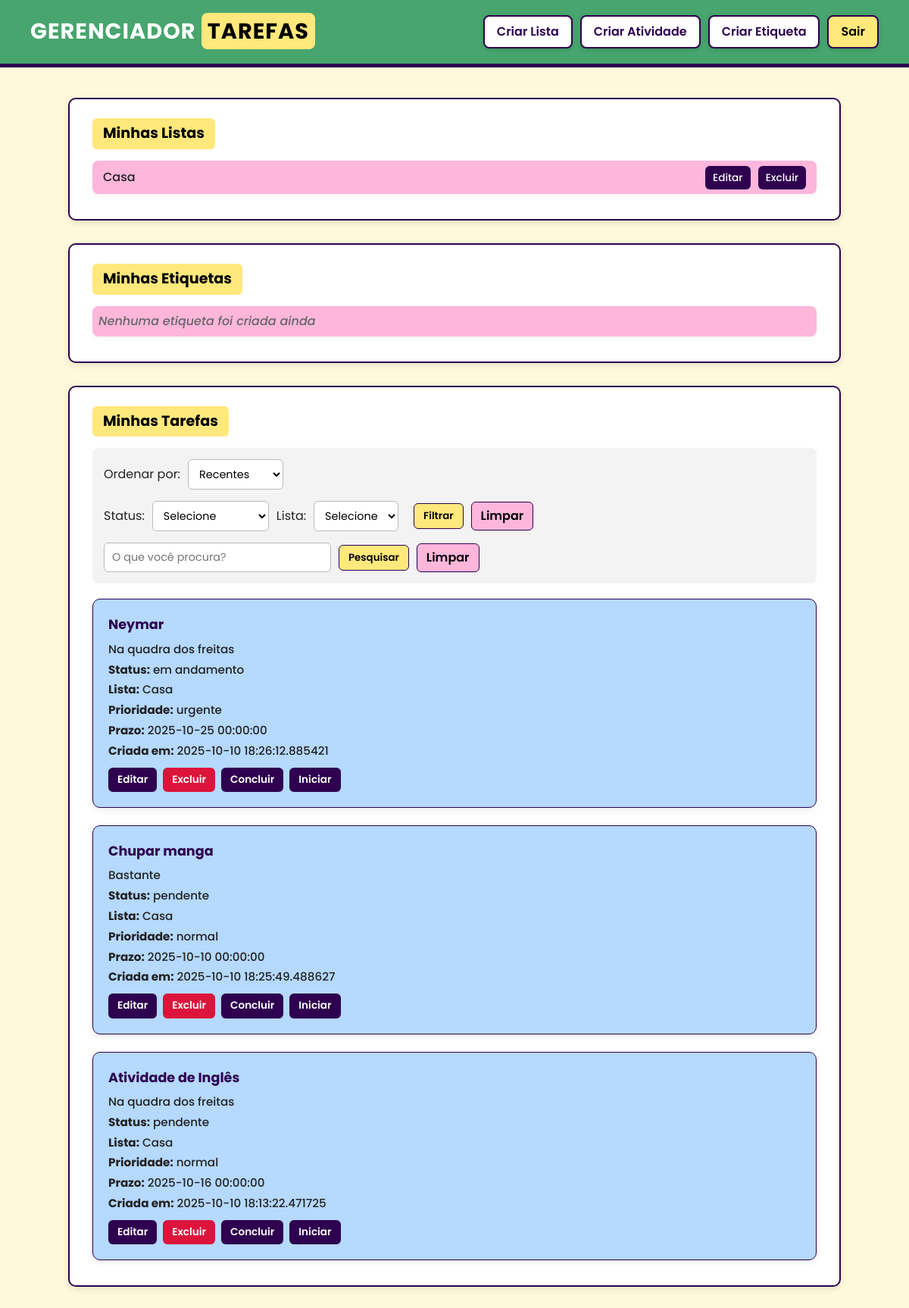
/user/ (signed in), run on an earlier commit of the app's database.
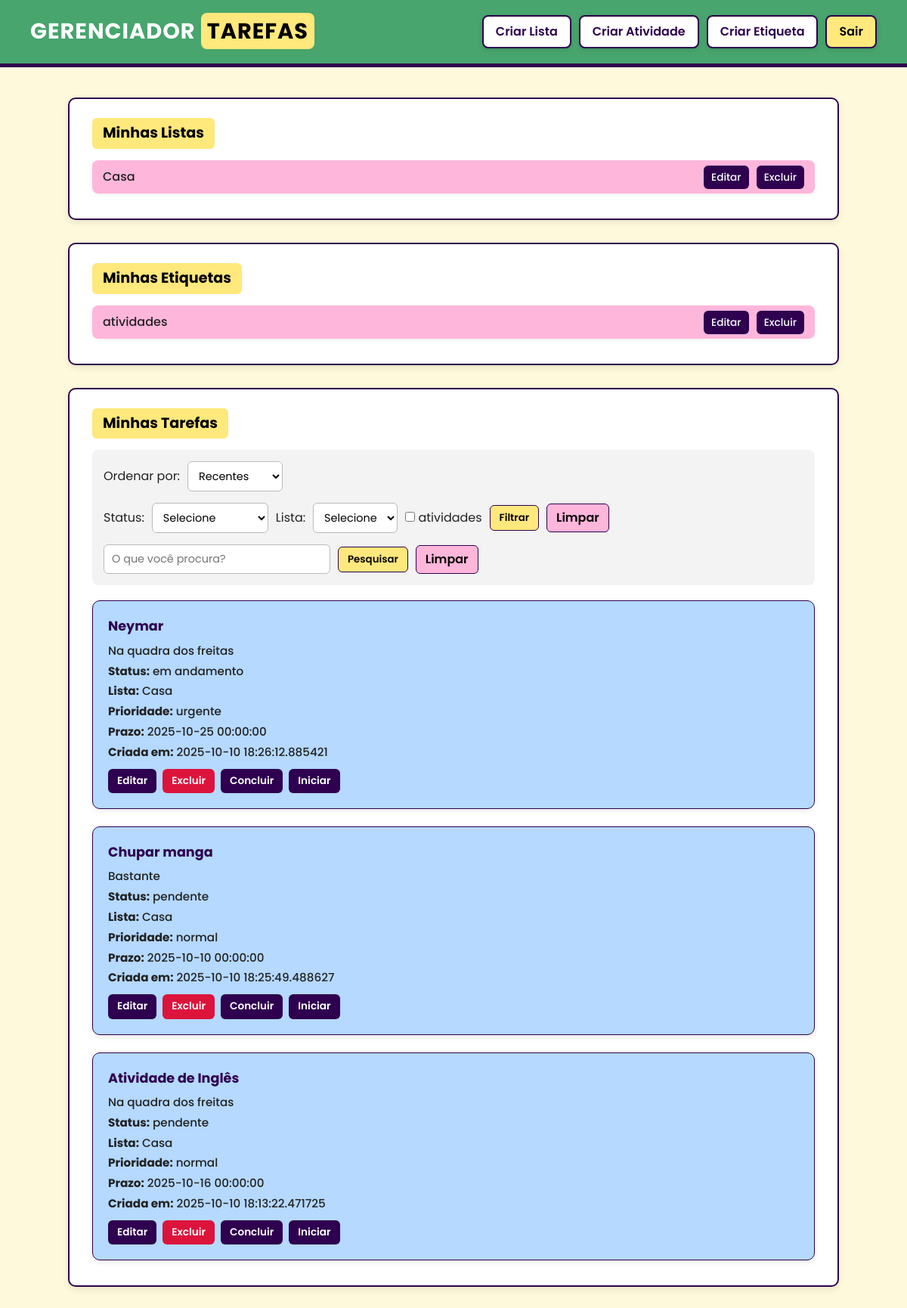
And on a later commit of the database.
### models/models.py (models this page shows)
class Lista(db.Model):
    __tablename__ = 'lista'
    id = db.Column(db.Integer, primary_key=True)
    nome = db.Column(db.String(120), nullable=False, unique=True)
    usuario_id = db.Column(db.Integer, db.ForeignKey('usuario.id'), nullable=False)
    tarefas = db.relationship('Tarefa', backref='lista', lazy=True)

class Tarefa(db.Model):
    __tablename__ = 'tarefa'
    id = db.Column(db.Integer, primary_key=True)
    titulo = db.Column(db.String(200), nullable=False)
    descricao = db.Column(db.Text)
    data_limite = db.Column(db.DateTime)
    status = db.Column(db.String(20), default='pendente') # Pendente, Em Andamento, Concluída
    prioridade = db.Column(db.String(20), default='normal') # Baixa, Normal, Alta, Urgente
    ordem = db.Column(db.Integer, default=0) # Aqui é um campo do banco para poder posicionar tarefas de maneira manual de acordo com esse ínice, que ficará variando
    criada_em = db.Column(db.DateTime, default=datetime.utcnow)
    atualizada_em = db.Column(db.DateTime, default=datetime.utcnow, onupdate=datetime.utcnow)
    lista_id = db.Column(db.Integer, db.ForeignKey('lista.id'), nullable=False)
    usuario_id = db.Column(db.Integer, db.ForeignKey('usuario.id'), nullable=False)
    etiquetas = db.relationship('Etiqueta', secondary=tarefa_etiqueta, back_populates='tarefas')
    comentarios = db.relationship('Comentario', backref='tarefa', lazy=True)

class Etiqueta(db.Model):
    __tablename__ = 'etiqueta'
    id = db.Column(db.Integer, primary_key=True)
    nome = db.Column(db.String(64), unique=True, nullable=False)
    tarefas = db.relationship('Tarefa', secondary=tarefa_etiqueta, back_populates='etiquetas')
    usuario_id = db.Column(db.Integer, db.ForeignKey('usuario.id'), nullable=False)

### controllers/user_controller.py (the view, shortened to what this page needs)
@user_bp.route('/')
@login_required
def index():
    listas = Lista.query.filter_by(usuario_id=current_user.id).all()
    tarefas = Tarefa.query.filter_by(usuario_id=current_user.id).all()
    etiquetas = Etiqueta.query.all()
    hoje = datetime.today()
    ordem = request.cookies.get('ordem', 'recentes')
    if ordem == 'recentes':
        tarefas = Tarefa.query.filter_by(usuario_id=current_user.id).order_by(Tarefa.criada_em.desc()).all()
        pass
    elif ordem=='antigas':
        tarefas = Tarefa.query.filter_by(usuario_id=current_user.id).order_by(Tarefa.criada_em.asc()).all()
        pass
    elif ordem=='prazo_curto':
        tarefas = Tarefa.query.filter_by(usuario_id=current_user.id).order_by(Tarefa.data_limite.asc()).all()
        pass
    elif ordem == 'prazo_longo':
        tarefas = Tarefa.query.filter_by(usuario_id=current_user.id).order_by(Tarefa.data_limite.desc()).all()
        pass
    elif ordem=='manual':
        tarefas = Tarefa.query.filter_by(usuario_id=current_user.id).order_by(Tarefa.ordem.asc()).all()
        pass
    for t in tarefas:
        t.tempo_restante = (t.data_limite - hoje).days + 1
    modo_filtro = session.get('filtro')
    modo_filtro_palavras_chave = session.get('filtro_palavra_chave_modo')
    return render_template('./user/dash.html', ordem=ordem, listas=listas, tarefas=tarefas, etiquetas=etiquetas)

### app.py (called while the page is built)
def create_app():
    app = Flask(__name__)
    app.config['SECRET_KEY'] = 'sua-chave-secreta-aqui'
    app.config['SQLALCHEMY_DATABASE_URI'] = 'sqlite:///todo_app.db'
    app.config['SQLALCHEMY_TRACK_MODIFICATIONS'] = False
    db.init_app(app)
    login_manager = LoginManager()
    login_manager.init_app(app)
    login_manager.login_view = 'auth.logar_no_sistema'
    login_manager.login_message = 'Por favor, faça login para acessar esta página.'
    @login_manager.user_loader
    def load_user(user_id):
        return Usuario.query.get(int(user_id))
    app.register_blueprint(auth_bp)
    app.register_blueprint(user_bp)
    app.register_blueprint(email_bp)
    iniciar_scheduler(app)
    with app.app_context():
        db.create_all()
    return app

### templates/user/dash.html (shortened to what this page needs)
<!DOCTYPE html>
<html lang="pt-BR">
<head>
    <link rel="stylesheet" href="{{ url_for('static', filename='css/user/dash.css') }}">
</head>
<body>
<header>
    <h1>GERENCIADOR <span>TAREFAS</span></h1>
    <div class="header-buttons">
        <a href="{{ url_for('user.criar_lista') }}" class="btn-header">Criar Lista</a>
        <a href="{{ url_for('user.criar_atividade') }}" class="btn-header">Criar Atividade</a>
        <a href="{{ url_for('user.criar_etiqueta') }}" class="btn-header">Criar Etiqueta</a>
        <a href="{{ url_for('auth.deslogar_do_sistema') }}" class="btn-header logout">Sair</a>
    </div>
</header>
<main>
    <section class="bloco">
        <h2>Minhas Listas</h2>
        <ul>
            {% for list in listas %}
            <li>
                <span>{{ list.nome }}</span>
                <div class="acoes">
                    <a href="{{ url_for('user.editar_lista', id=list.id) }}">Editar</a>
                    <a href="{{ url_for('user.excluir_lista', id=list.id) }}">Excluir</a>
                </div>
            </li>
            {% else %}
            <li class="vazio">Nenhuma lista foi criada ainda</li>
            {% endfor %}
        </ul>
    </section>
    <section class="bloco">
        <h2>Minhas Etiquetas</h2>
        <ul>
            {% for etiqueta in etiquetas %}
            <li>
                <span>{{ etiqueta.nome }}</span>
                <div class="acoes">
                    <a href="{{ url_for('user.atualizar_etiqueta', id=etiqueta.id) }}">Editar</a>
                    <a href="{{ url_for('user.excluir_etiqueta', id=etiqueta.id) }}">Excluir</a>
                </div>
            </li>
            {% else %}
            <li class="vazio">Nenhuma etiqueta foi criada ainda</li>
            {% endfor %}
        </ul>
    </section>
    <section class="bloco">
        <h2>Minhas Tarefas</h2>
        <div class="filtros">
            <form action="{{ url_for('user.ordenar_tarefa') }}" method="post">
                <label>Ordenar por:</label>
                <select name="ordem" id="ordem_select" onchange="this.form.submit()">
                    <option {% if ordem=='recentes' %}selected{% endif %} value="recentes">Recentes</option>
                </select>
            </form>
            <form action="{{ url_for('user.filtrar_tarefas') }}" method="post">
                <label>Status:</label>
                <select name="status" id="status">
                    <option value="">Selecione</option>
                </select>
                <label>Lista:</label>
                <select name="lista" id="lista">
                    <option value="">Selecione</option>
                </select>
                {% set filtros_etiquetas = session.get('filtros', [{}])[0].get('etiquetas', []) | map('int') | list %}
                <div class="etiquetas-filtro">
                    {% for etiqueta in etiquetas %}
                    <label>
                        <input {% if etiqueta.id in filtros_etiquetas %}checked{% endif %} type="checkbox" name="etiqueta_filtro" value="{{ etiqueta.id }}">
                        {{ etiqueta.nome }}
                    </label>
                    {% endfor %}
                </div>
                <button class="btn-filtrar" type="submit">Filtrar</button>
                <a href="{{ url_for('user.limpar_filtro') }}" class="btn-limpar">Limpar</a>
            </form>
            <form action="{{ url_for('user.filtrar_tarefas_by_palavras_chave') }}" method="post" class="busca">
                <input
                    type="text"
                    name="barra_pesquisa"
                    placeholder="O que você procura?"
                    >
                <button type="submit">Pesquisar</button>
                <a href="{{ url_for('user.apagar_filtro_de_palavras_chave') }}" class="btn-limpar">Limpar</a>
            </form>
        </div>
        <ul class="lista-tarefas" {% if ordem=='manual' %}id="lista_de_tarefas"{% endif %}>
            {% for tarefa in tarefas %}
            <li class="tarefa-item" data-id="{{ tarefa.id }}">
                <div class="tarefa-info">
                    <h3>{{ tarefa.titulo }}</h3>
                    <p>{{ tarefa.descricao }}</p>
                    <p><strong>Status:</strong> {{ tarefa.status }}</p>
                    <p><strong>Lista:</strong> {{ tarefa.lista.nome }}</p>
                    <p><strong>Prioridade:</strong> {{ tarefa.prioridade }}</p>
                    <p><strong>Prazo:</strong> {{ tarefa.data_limite }}</p>
                    <p><strong>Criada em:</strong> {{ tarefa.criada_em }}</p>
                    <div class="tarefa-acoes">
                        <a href="{{ url_for('user.editar_tarefa', id=tarefa.id) }}">Editar</a>
                        <a href="{{ url_for('user.excluir_tarefa', id=tarefa.id) }}" class="excluir">Excluir</a>
                        <a href="{{ url_for('user.concluir_tarefa', id=tarefa.id) }}">Concluir</a>
                        {% if tarefa.status != 'concluida' %}
                        <a href="{{ url_for('user.iniciar_tarefa', id=tarefa.id) }}">Iniciar</a>
                        {% endif %}
                    </div>
                </div>
            </li>
            {% else %}
            <p class="vazio">Nenhuma tarefa cadastrada ainda.</p>
            {% endfor %}
        </ul>
    </section>
</main>
</body>
</html>

### static/css/user/dash.css (style rules this page uses)
:root { --rosa: #ffb6db; --verde: #47a56d; --amarelo: #ffe87c; --roxo: #2e004f; --azul: #b5d9ff; --fundo: #fff9dc; --cinza: #f3f3f3; --texto: #222; }
* { margin: 0; padding: 0; box-sizing: border-box; font-family: "Poppins", sans-serif; transition: all 0.25s ease-in-out; }
body { background-color: var(--fundo); color: var(--texto); line-height: 1.5; }
header { background-color: var(--verde); color: #fff; padding: 20px 40px; display: flex; justify-content: space-between; align-items: center; border-bottom: 5px solid var(--roxo); flex-wrap: wrap; }
header h1 { font-size: 1.8rem; font-weight: 700; letter-spacing: 1px; }
header h1 span { background-color: var(--amarelo); color: #000; border-radius: 8px; padding: 4px 8px; }
.header-buttons { display: flex; flex-wrap: wrap; gap: 10px; }
.btn-header { background-color: #fff; color: var(--roxo); text-decoration: none; padding: 8px 16px; border-radius: 8px; font-weight: 600; border: 2px solid var(--roxo); box-shadow: 0 2px 6px rgba(0, 0, 0, 0.1); }
.logout { background-color: var(--amarelo); color: #000; }
main { padding: 40px; display: flex; flex-direction: column; gap: 30px; max-width: 1100px; margin: 0 auto; }
.bloco { background-color: #fff; border: 2px solid var(--roxo); border-radius: 10px; padding: 25px 30px; box-shadow: 0 3px 8px rgba(0, 0, 0, 0.1); }
.bloco h2 { background-color: var(--amarelo); padding: 6px 14px; display: inline-block; border-radius: 6px; font-size: 1.2rem; margin-bottom: 15px; color: #000; }
ul { list-style: none; }
ul li { background-color: var(--rosa); border-radius: 8px; padding: 10px 14px; margin-bottom: 8px; display: flex; justify-content: space-between; align-items: center; font-weight: 500; box-shadow: 0 2px 5px rgba(0, 0, 0, 0.05); }
.acoes a { text-decoration: none; color: #fff; background-color: var(--roxo); padding: 6px 10px; border-radius: 6px; font-size: 0.85rem; margin-left: 6px; }
.filtros { background-color: var(--cinza); padding: 15px; border-radius: 8px; display: flex; flex-direction: column; gap: 15px; margin-bottom: 20px; }
.filtros form { display: flex; flex-wrap: wrap; align-items: center; gap: 10px; }
select, input[type="text"] { padding: 8px 10px; border-radius: 6px; border: 1px solid #bbb; background: #fff; font-size: 0.9rem; }
button, .btn-filtrar, .btn-limpar { background-color: var(--amarelo); border: 1px solid var(--roxo); padding: 6px 12px; border-radius: 6px; cursor: pointer; font-weight: 600; color: #000; text-decoration: none; }
.btn-limpar { background-color: var(--rosa); }
.lista-tarefas { display: flex; flex-direction: column; gap: 15px; }
.tarefa-item { background-color: var(--azul); border-radius: 10px; padding: 20px; border: 1px solid var(--roxo); display: flex; justify-content: space-between; flex-wrap: wrap; gap: 10px; box-shadow: 0 3px 7px rgba(0,0,0,0.08); }
.tarefa-info { flex: 1; min-width: 250px; }
.tarefa-info h3 { margin-bottom: 8px; font-size: 1.1rem; color: var(--roxo); }
.tarefa-info p { margin-bottom: 4px; font-size: 0.95rem; }
.tarefa-acoes { display: flex; flex-wrap: wrap; gap: 8px; margin-top: 10px; }
.tarefa-acoes a { text-decoration: none; padding: 6px 12px; border-radius: 6px; font-weight: 600; font-size: 0.85rem; color: #fff; background-color: var(--roxo); }
.tarefa-acoes a.excluir { background-color: crimson; }

What changed in the data, as far as the page shows it:
added Etiqueta: nome "atividades"
Also different on the page:
text no longer shown: "Nenhuma etiqueta foi criada ainda"
